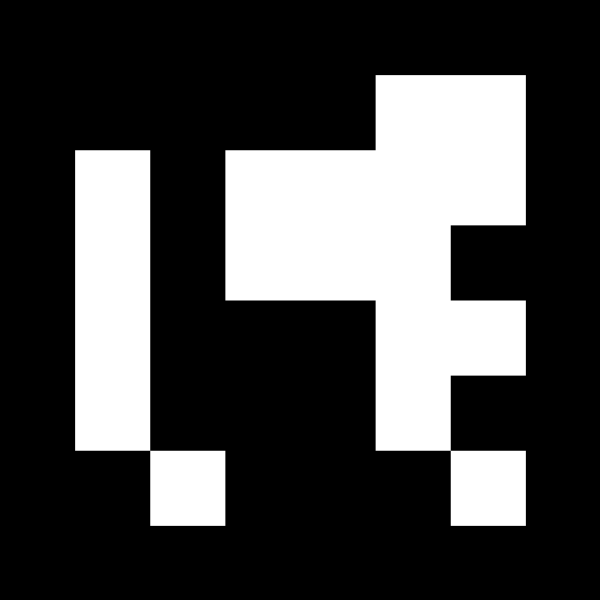

Write the Python code that produced this figure.
import cv2
import numpy as np
import matplotlib.pyplot as plt

import cv2.aruco as aruco

# Select type of aruco marker (size)
aruco_dict = aruco.Dictionary_get(aruco.DICT_6X6_1000)
print(aruco_dict)
# second param is ID number
# last param is total image size

# Create an image from the marker
for ii in range(4):
    img = aruco.drawMarker(aruco_dict, ii+1, 700)

    # create the image in matplotlib
    fig = plt.figure(frameon=False)
    fig.set_size_inches(6,6)

    # make content fill whole figure
    ax = plt.Axes(fig, [0, 0, 1, 1]) 
    ax.set_axis_off()
    fig.add_axes(ax)

    ax.imshow(img, cmap='Greys_r')
    plt.savefig('aruco' + str(ii+1) + '.pdf')

plt.show()
# Display the image to us
#cv2.imshow('frame', img)
# Exit on any key
# cv2.waitKey(0)
# cv2.destroyAllWindows()
